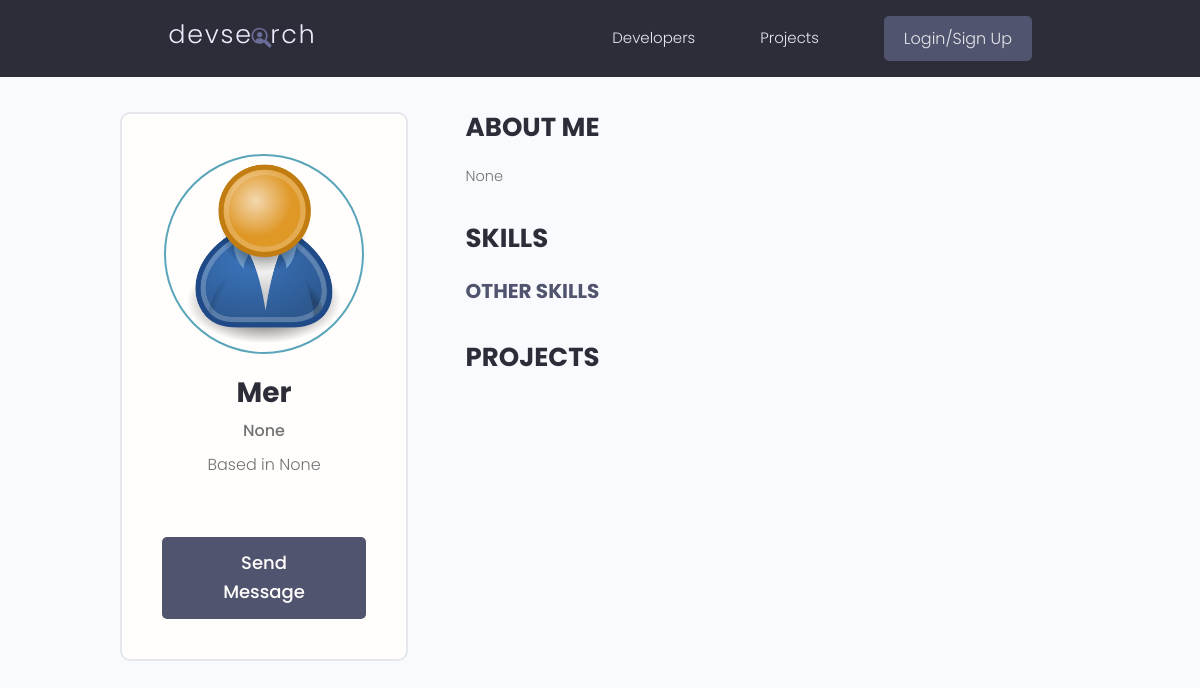
The app's page /user/ee13db7b-f63c-4ac1-835c-7aaa3b9e95f2/, older data.
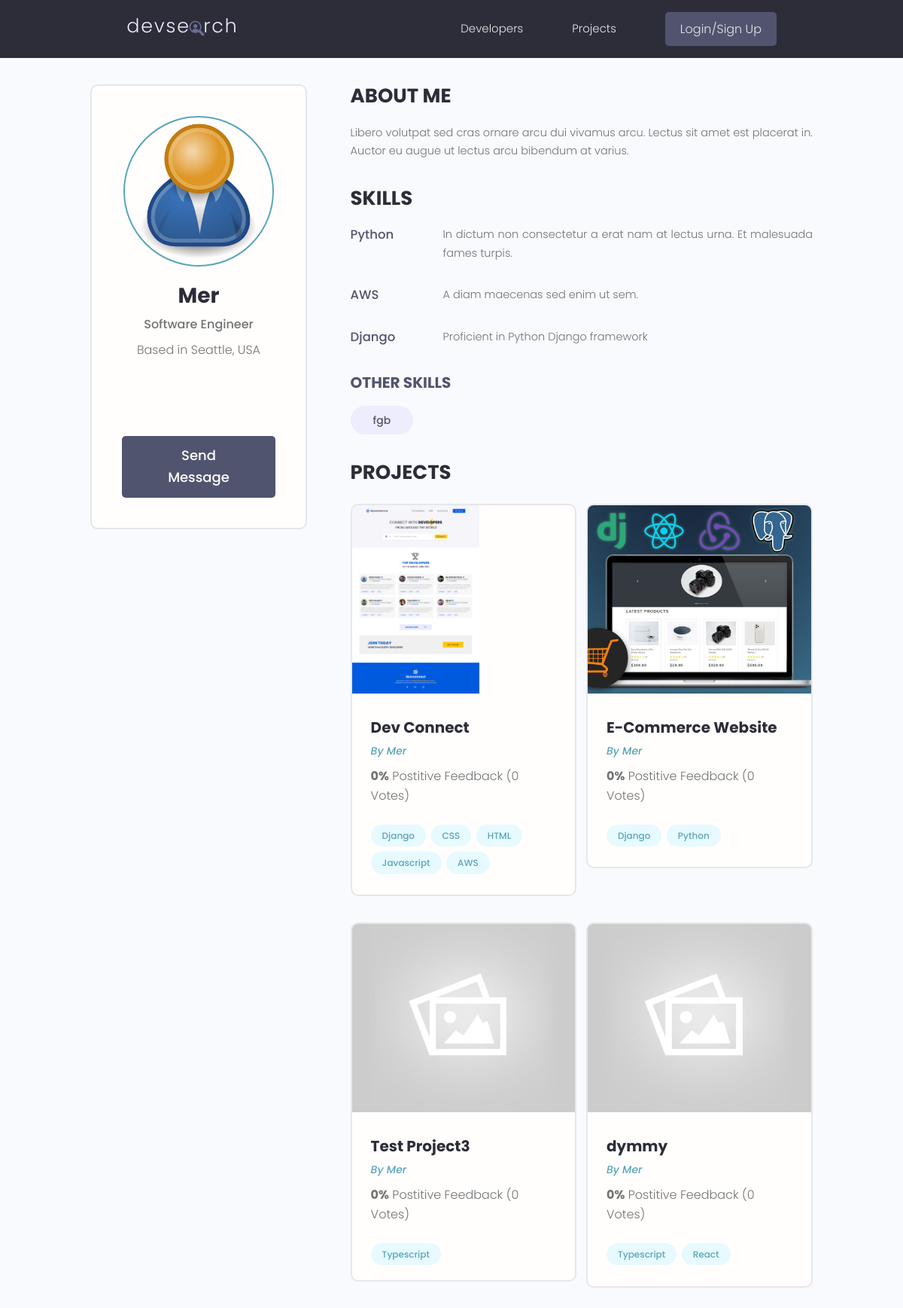
The same page, newer data.
### users/models.py (models this page shows, shortened)
class Profile(models.Model):
  user = models.OneToOneField(User, null=True, on_delete=models.CASCADE, blank=True)
  name = models.CharField(max_length=200, null=True, blank=True)
  email = models.EmailField(max_length=500, null=True, blank=True)
  username = models.CharField(max_length=200, null=True, blank=True)
  location = models.CharField(max_length=200, null=True, blank=True)
  short_intro = models.CharField(max_length=500, null=True, blank=True)
  bio = models.TextField(null=True, blank=True)
  profile_image = models.ImageField(null=True, blank=True, upload_to='profiles/', default='profiles/user-default.png')
  social_github = models.CharField(max_length=200, null=True, blank=True)
  social_twitter = models.CharField(max_length=200, null=True, blank=True)
  social_linkedin = models.CharField(max_length=200, null=True, blank=True)
  social_youtube = models.CharField(max_length=200, null=True, blank=True)
  social_website = models.CharField(max_length=200, null=True, blank=True)
  id = models.UUIDField(primary_key=True, default=uuid.uuid4, editable=False, unique=True)
  created = models.DateTimeField(auto_now_add=True)
  updated = models.DateTimeField(auto_now=True)

class Skill(models.Model):
  owner = models.ForeignKey(Profile, null=True, blank=True, on_delete=models.CASCADE)
  name = models.CharField(max_length=200, null=True, blank=True)
  description = models.TextField(null=True, blank=True)
  id = models.UUIDField(primary_key=True, default=uuid.uuid4, editable=False, unique=True)
  created = models.DateTimeField(auto_now_add=True)
  updated = models.DateTimeField(auto_now=True)

### projects/models.py (models this page shows, shortened)
class Project(models.Model):
  owner = models.ForeignKey(Profile, null=True, blank=True, on_delete=models.SET_NULL)
  title = models.CharField(max_length=200)
  description = models.TextField(null=True, blank=True)
  featured_image = models.ImageField(null=True, blank=True, default="default.jpg")
  id = models.UUIDField(primary_key=True, default=uuid.uuid4, editable=False, unique=True)
  demo_link = models.CharField(max_length=2000, null=True, blank=True)
  source_link = models.CharField(max_length=2000, null=True, blank=True)
  tags = models.ManyToManyField('Tag', blank=True)
  vote_total = models.IntegerField(default=0, null=True, blank=True)
  vote_ratio = models.IntegerField(default=0, null=True, blank=True)
  created = models.DateTimeField(auto_now_add=True)
  updated = models.DateTimeField(auto_now=True)
  class Meta:
    ordering = ['-vote_ratio', '-vote_total', 'title']

class Tag(models.Model):
  name = models.CharField(max_length=200)
  id = models.UUIDField(primary_key=True, default=uuid.uuid4, editable=False, unique=True)
  created = models.DateTimeField(auto_now_add=True)
  def __str__(self):
    return self.name

### users/views.py (the view)
# urls.py: path('user/<str:pk>/', views.UserProfile, name='user-profile'),
def UserProfile(request, pk):
    profile = Profile.objects.get(id=pk)
    topSkills = profile.skill_set.exclude(description__exact="")
    otherSkills = profile.skill_set.filter(description="")
    context = { 'profile': profile, 'topSkills': topSkills, 'otherSkills': otherSkills }
    return render(request, 'users/user-profile.html', context)

### users/templates/users/user-profile.html (shortened to what this page needs)
{% extends 'main.html' %}
{% block content %}
<main class="profile my-md">
  <div class="container">
    <div class="layout">
      <div class="column column--1of3">
        <div class="card text-center">
          <div class="card__body dev">
            <img class="avatar avatar--xl" src="{{profile.profile_image.url}}" />
            <h2 class="dev__name">{{profile.name}}</h2>
            <p class="dev__title">{{profile.short_intro}}</p>
            <p class="dev__location">Based in {{profile.location}}</p>
            <ul class="dev__social">
              {% if profile.social_github %}
              <li>
                <a title="Github" href="{{profile.social_github}}" target="_blank"><i class="zmdi zmdi-github"></i></a>
              </li>
              {% endif %}
              {% if profile.social_linkedin %}
              <li>
                <a title="LinkedIn" href="{{profile.social_linkedin}}" target="_blank"><i class="zmdi zmdi-linkedin"></i></a>
              </li>
              {% endif %}
              {% if profile.social_youtube %}
              <li>
                <a title="Youtube" href="{{profile.social_youtube}}" target="_blank"><i class="zmdi zmdi-youtube"></i></a>
              </li>
              {% endif %}
            </ul>
            {% if request.user.profile.id != profile.id %}
            <a href="{% url 'send-message' profile.id %}" class="btn btn--sub btn--lg">Send Message </a>
            {% endif %}
          </div>
        </div>
      </div>
      <div class="column column--2of3">
        <div class="devInfo">
          <h3 class="devInfo__title">About Me</h3>
          <p class="devInfo__about">
            {{profile.bio}}
          </p>
        </div>
        <div class="devInfo">
          <h3 class="devInfo__title">Skills</h3>
          <div class="devInfo__skills">
            {% for skill in topSkills %}
            <div class="devSkill">
              <h4 class="devSkill__title">{{skill.name}}</h4>
              <p class="devSkill__info">
                {{skill.description}}
              </p>
            </div>
            {% endfor %}
            <h3 class="devInfo__subtitle">Other Skills</h3>
            <div class="devInfo__otherSkills">
              {% for skill in otherSkills %}
              <span class="tag tag--pill tag--sub tag--lg">
                <small>{{skill.name}}</small>
              </span>
              {%endfor%}
            </div>
          </div>
        </div>
        <div class="devInfo">
          <h3 class="devInfo__title">Projects</h3>
          <div class="grid grid--two">
            {% for project in profile.project_set.all %}
            <div class="column">
              <div class="card project">
                <a href="{% url 'project' project.id %}" class="project">
                  <img class="project__thumbnail" src="{{project.featured_image.url}}" alt="project thumbnail" />
                  <div class="card__body">
                    <h3 class="project__title">{{project.title}}</h3>
                    <p><a class="project__author" href="{% url 'user-profile' project.owner.id %}">By {{project.owner.name}}</a></p>
                    <p class="project--rating">
                      <span style="font-weight: bold;">{{project.vote_ratio}}%</span> Postitive
                      Feedback ({{project.vote_total}} Vote{{project.vote_total|pluralize:"s"}})
                    </p>
                    <div class="project__tags">
                      {% for tag in project.tags.all %}
                      <span class="tag tag--pill tag--main">
                        <small>{{tag}}</small>
                      </span>
                      {% endfor %}
                    </div>
                  </div>
                </a>
              </div>
            </div>
            {% endfor %}
          </div>
        </div>
      </div>
    </div>
  </div>
</main>
{% endblock content %}

Row changes from the older to the newer data that the page shows:
changed Profile "Mer": short_intro "None" → "Software Engineer"; location "None" → "Seattle, USA"; social_github empty → "https://www.github.com" (drawn); social_linkedin empty → "https://www.linkedin.com" (drawn); social_youtube empty → "https://www.youtube.com" (drawn); bio "None" → "Libero volutpat sed cras ornare arcu dui vivamus arcu. Lectus sit amet est placerat in. Auctor eu augue ut lectus arcu bibendum at varius."
added Skill: name "Python", description "In dictum non consectetur a erat nam at lectus urna. Et malesuada fames turpis.", shown under "SKILLS"
added Skill: name "AWS", description "A diam maecenas sed enim ut sem.", shown under "SKILLS"
added Skill: name "Django", description "Proficient in Python Django framework", shown under "SKILLS"
added Skill: name "fgb", shown under "OTHER SKILLS"
added Project: featured_image (picture), title "Dev Connect", owner.name "Mer", vote_ratio "0", vote_total "0"
now on this page (row unchanged): Tag: name "Django"
added Tag: name "CSS", shown under "Dev Connect"
added Tag: name "HTML", shown under "Dev Connect"
added Tag: name "Javascript", shown under "Dev Connect"
added Tag: name "AWS", shown under "Dev Connect"
added Project: featured_image (picture), title "E-Commerce Website", owner.name "Mer", vote_ratio "0", vote_total "0"
now on this page (row unchanged): Tag: name "Python", shown under "E-Commerce Website"
added Project: featured_image (placeholder picture), title "Test Project3", owner.name "Mer", vote_ratio "0", vote_total "0"
now on this page (row unchanged): Tag: name "Typescript"
added Project: featured_image (placeholder picture), title "dymmy", owner.name "Mer", vote_ratio "0", vote_total "0"
now on this page (row unchanged): Tag: name "React", shown under "dymmy"
